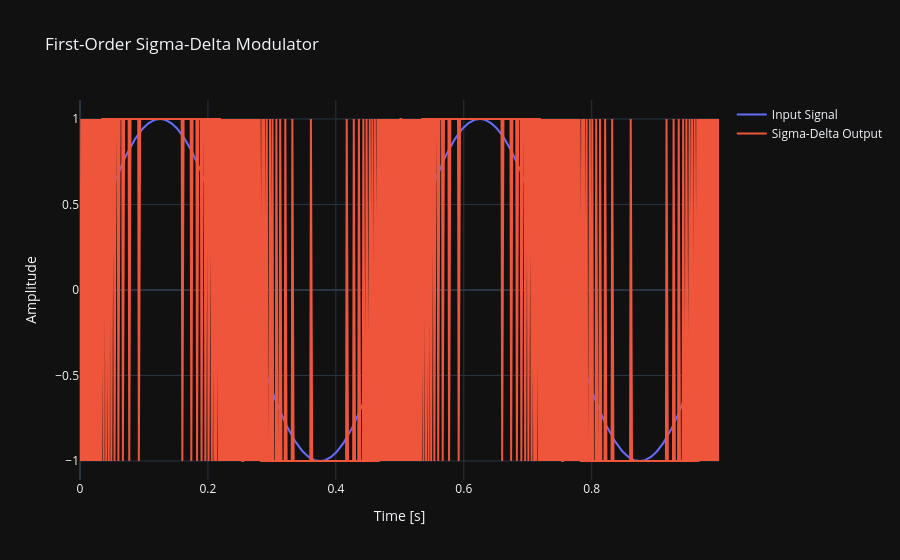

Notebook code cell kept with this figure:
### Code cell
import numpy as np
import matplotlib.pyplot as plt
import plotly.graph_objects as go
from plotly.subplots import make_subplots

# Parameters
fs = 1000 # Sampling frequency
f = 2 # Input signal frequency
t = np.arange(0, 1, 1/fs) # Time vector

# Input signal
x = np.sin(2 * np.pi * f * t)

# Sigma-delta modulator
y = np.zeros_like(x)
integrator = 0
for i in range(len(x)):
    integrator += x[i] - y[i-1]
    y[i] = 1 if integrator > 0 else -1

# Plot the results
fig = go.Figure()
fig.add_trace(go.Scatter(x=t, y=x, mode='lines', name='Input Signal'))
fig.add_trace(go.Scatter(x=t, y=y, mode='lines', name='Sigma-Delta Output'))
fig.update_layout(title='First-Order Sigma-Delta Modulator',
    xaxis_title='Time [s]',
    yaxis_title='Amplitude',
    template="plotly_dark")  # Optional
fig.show()

### Figure 1 — Plotly figure (JSON) as saved in the notebook; plotly's stock layout.template omitted (floating-point values rounded to 4 significant figures; data arrays with more than 128 entries replaced by an {"elided": "..."} marker saying what was removed)
{"data": [{"mode": "lines", "name": "Input Signal", "type": "scatter", "x": {"elided": "1000 float values"}, "y": {"elided": "1000 float values"}}, {"mode": "lines", "name": "Sigma-Delta Output", "type": "scatter", "x": {"elided": "1000 float values"}, "y": {"elided": "1000 float values"}}], "layout": {"title": {"text": "First-Order Sigma-Delta Modulator"}, "xaxis": {"title": {"text": "Time [s]"}}, "yaxis": {"title": {"text": "Amplitude"}}}}
